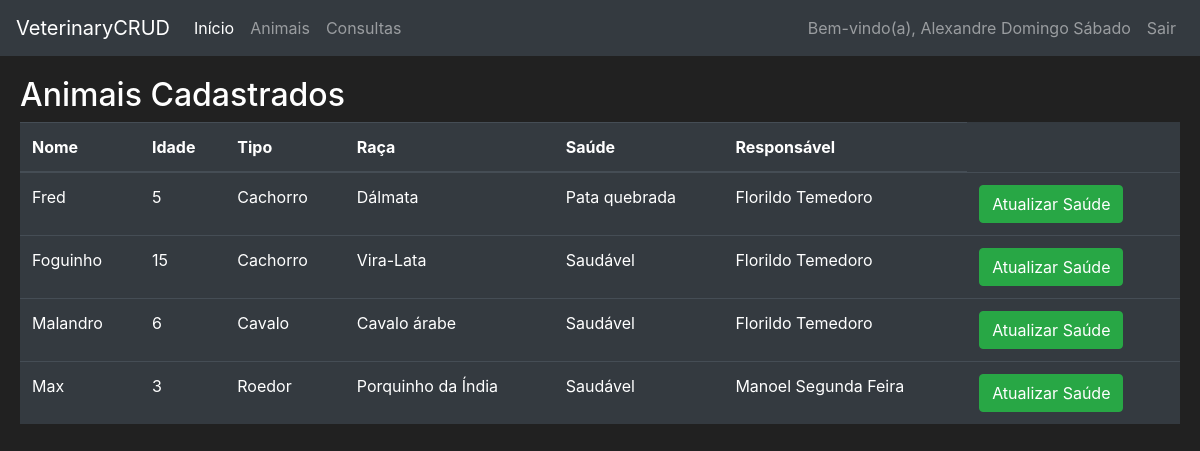
/animals (signed in), run on an earlier commit of the app's database.
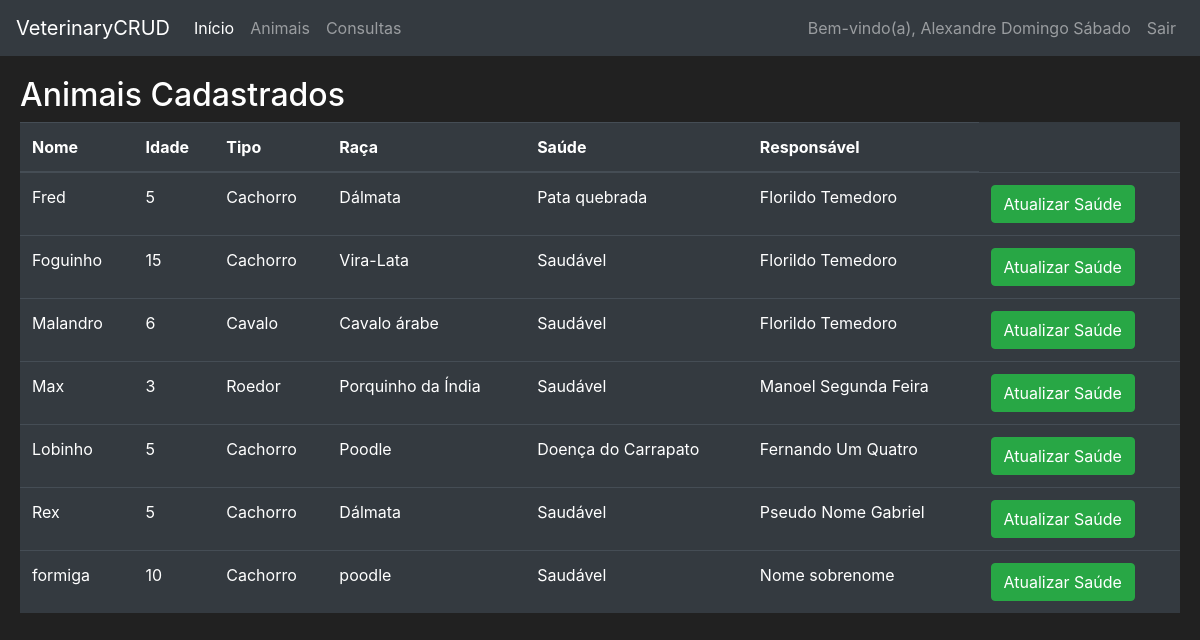
And on a later commit of the database.
### veterinary/models.py (models this page shows, shortened)
class User(db.Model, UserMixin):
    __tablename__ = 'user'
    login = db.Column(db.String(length=10), primary_key=True)
    name = db.Column(db.String(length=50), nullable=False, unique=True)
    cpf = db.Column(db.String(length=11), nullable=False, unique=True)
    password_hash = db.Column(db.String(length=60), nullable=False)
    user_type = db.Column(db.String(length=50), nullable=False)
    __mapper_args__ = {
        'polymorphic_identity':'user',
        'polymorphic_on':user_type
    }
    @property
    def password(self):
        return self.password
    def is_client(self):
        return self.user_type == 'client'
    def is_veterinarian(self):
        return self.user_type == 'veterinarian'

class Animal(db.Model):
    id = db.Column(db.Integer(), primary_key=True)
    name = db.Column(db.String(length=20), nullable=False)
    age = db.Column(db.Integer(), nullable=False)
    type = db.Column(db.String(length=15), nullable=False)
    race = db.Column(db.String(length=20), nullable=False)
    health = db.Column(db.String(length=30), nullable=False)
    client_login = db.Column(db.String(length=10), db.ForeignKey('user.login'), nullable=False)
    consultations = db.relationship('Consultation', backref='animal', lazy=True)
    def has_consults(self):
        return Consultation.query.filter_by(animal_id=self.id).first() is not None
    def get_owner(self):
        return Client.query.filter_by(login=self.client_login).first()

### veterinary/routes.py (the view, shortened to what this page needs)
@app.route('/animals', methods=['GET', 'POST'])
@login_required
def animals_page():
    update_animal_form = RegisterAnimalForm()
    register_animal_form = RegisterAnimalForm()
    delete_animal_form = ConfirmForm()
    update_health_form = UpdateHealthForm()
    if request.method == "GET":
        if current_user.is_client():
            animals = Animal.query.filter_by(client_login=current_user.login)
        elif current_user.is_veterinarian():
            animals = Animal.query.all()
        return render_template('animals.html',
                               animals=animals,
                               update_animal_form=update_animal_form,
                               register_animal_form=register_animal_form,
                               delete_animal_form=delete_animal_form,
                               update_health_form=update_health_form,
                               User=User)

### veterinary/forms.py (called while the page is built)
    def insert_default(self, animal):
        self.name.default = animal.name
        self.age.default = animal.age
        self.type.default = animal.type
        self.race.default = animal.race

### veterinary/models.py (called while the page is built)
@login_manager.user_loader
def load_user(user_login):
    return User.query.get(user_login)

### veterinary/templates/animals.html (shortened to what this page needs)
{% extends 'base.html' %}
{% block content %}
<div class="row" style="margin-top:20px; margin-left:20px; margin-right:20px">
    <h2>Animais Cadastrados</h2>
    <br>
    <table class="table table-hover table-dark">
        <thead>
            <tr>
                <th scope="col">Nome</th>
                <th scope="col">Idade</th>
                <th scope="col">Tipo</th>
                <th scope="col">Raça</th>
                <th scope="col">Saúde</th>
                {% if current_user.is_veterinarian() %}
                    <th scope="col">Responsável</th>
                {% endif %}
            </tr>
        </thead>
        <tbody>
        {% for animal in animals %}
        <tr>
            <td>{{ animal.name }}</td>
            <td>{{ animal.age }}</td>
            <td>{{ animal.type }}</td>
            <td>{{ animal.race }}</td>
            <td>{{ animal.health }}</td>
            {% if current_user.is_veterinarian() %}
                <td>{{ animal.get_owner().name  }}</td>
            {% endif %}
            <td>
                {% if current_user.is_client() %}
                    <button class="btn btn-outline btn-success" data-toggle="modal"
                            data-target="#Modal-UpdateInfo-{{ animal.id }}">Atualizar Informações
                    </button>
                    <button class="btn btn-outline btn-danger" data-toggle="modal"
                            data-target="#Modal-DeleteAnimal-{{ animal.id }}">Remover Animal
                    </button>
                {% else %}
                    <button class="btn btn-outline btn-success" data-toggle="modal"
                            data-target="#Modal-UpdateHealth-{{ animal.id }}">Atualizar Saúde
                    </button>
                {% endif %}
            </td>
        </tr>
        {% endfor %}
        </tbody>
    </table>
</div>
{% endblock %}

### veterinary/templates/base.html (shortened to what this page needs)
<!doctype html>
<html lang="en">
   <head>
      <link rel="stylesheet" href="https://cdn.jsdelivr.net/npm/bootstrap@4.5.3/dist/css/bootstrap.min.css">
   </head>
   <body>
    <nav class="navbar navbar-expand-md navbar-dark bg-dark">
      <a class="navbar-brand" href="#">VeterinaryCRUD</a>
      <div class="collapse navbar-collapse" id="navbarNav">
        <ul class="navbar-nav mr-auto">
            <li class="nav-item active">
                <a class="nav-link" href="{{ url_for('home_page') }}">Início <span class="sr-only">(current)</span></a>
            </li>
            {% if current_user.is_authenticated %}
                <li class="nav-item">
                    <a class="nav-link" href="{{ url_for('animals_page') }}">Animais</a>
                </li>
                <li class="nav-item">
                    <a class="nav-link" href="{{ url_for('consultations_page') }}">Consultas</a>
                </li>
            {% endif %}
        </ul>
        <ul class="navbar-nav">
            {% if current_user.is_authenticated %}
            <li class="nav-item">
                <a class="nav-link">Bem-vindo(a), {{ current_user.name }}</a>
            </li>
            <li class="nav-item">
                <a class="nav-link" href="{{ url_for('logout_page') }}">Sair</a>
            </li>
            {% endif %}
        </ul>
      </div>
    </nav>
      {% block content %}
      {% endblock %}
   </body>
</html>

### veterinary/templates/includes/update_animal_modal.html (shortened to what this page needs)
{% extends 'includes/base_modal.html' %}

### veterinary/templates/includes/delete_animal_modal.html (shortened to what this page needs)
{% extends 'includes/base_modal.html' %}

### veterinary/templates/includes/update_animal_health_modal.html (shortened to what this page needs)
{% extends 'includes/base_modal.html' %}

### veterinary/templates/base.html (style rules this page uses)
body { background-color: #212121; color: white }

What changed in the data, as far as the page shows it:
added Animal: name "Lobinho", age "5", type "Cachorro", race "Poodle", health "Doença do Carrapato", get_owner "Fernando Um Quatro"
added Animal: name "Rex", age "5", type "Cachorro", race "Dálmata", health "Saudável", get_owner "Pseudo Nome Gabriel"
added Animal: name "formiga", age "10", type "Cachorro", race "poodle", health "Saudável", get_owner "Nome sobrenome"
